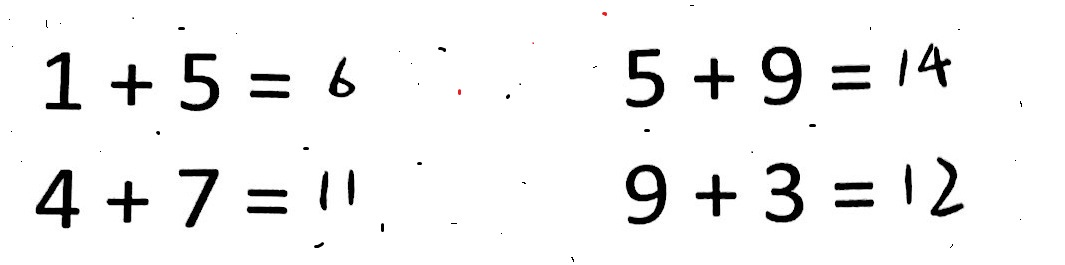
%> input picture 基于图像识别的口算作业批改系统/fenge_test.jpg, 1065 x 265 px
$ octave --eval "result = qingxiejiao_get(imread('fenge_test.jpg'));"   (GNU Octave 9; MATLAB toolbox functions it lacks are replaced by stand-ins)
%> lines starting %> are read from the running program, lines starting %| are printed output that depends on the picture; in (x1, y1, x2, y2) boxes, pixels count from 0 and x2, y2 are one past the last pixel; in counts of white or black regions, pixels touching at a corner belong together; the program's own positions count from 1
function qingxiejiao=qingxiejiao_get(I)
I1=rgb2gray(I);
I2=wiener2(I1,[5,5]);
I3=edge(I2,'canny');
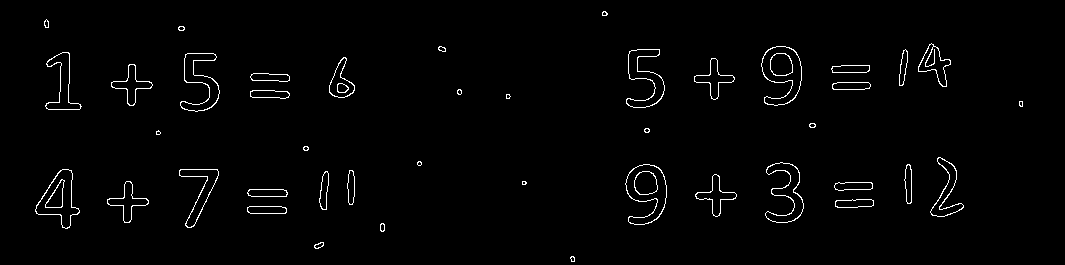
%> I3: size 265x1065 logical; 1.7% white in thin lines or dots, all inside (x1, y1, x2, y2) = (35, 11, 1023, 262)
%figure,imshow(I3);
theta=1:180;
[R,xp]=radon(I3,theta);
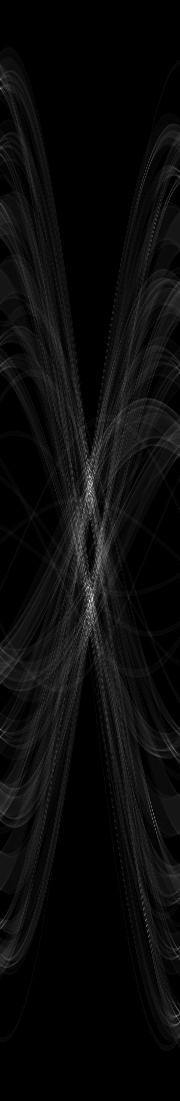
%> R: size 1101x180 double; min 0, max 95.12, mean 4.3; drawn with min black and max white
%> xp = 1101 values from -550 to 550
[r,c] = find(R>=max(max(R)));
%> r = 601; c = 90
J=c;
%> J = 90
qingxiejiao=90-c;
%> qingxiejiao = 0
end

$ run again, on 基于图像识别的口算作业批改系统/4614.jpg
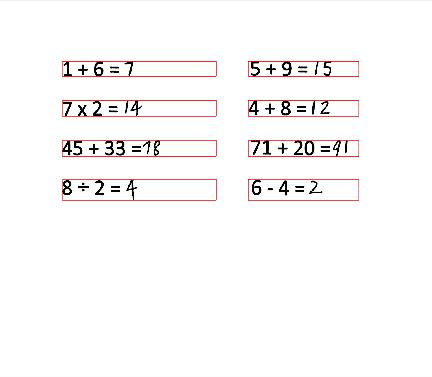
%> input picture 基于图像识别的口算作业批改系统/4614.jpg, 432 x 377 px
%> in qingxiejiao_get, `I3=edge(I2,'canny');`:
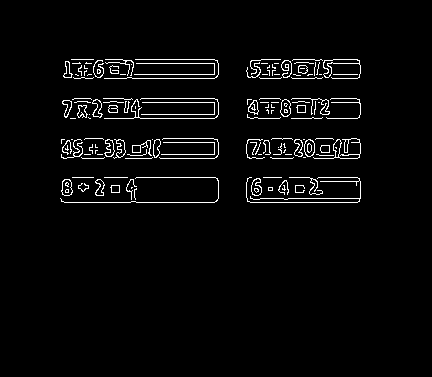
%> I3: size 377x432 logical; 3.2% white in thin lines or dots, all inside (x1, y1, x2, y2) = (60, 59, 361, 203)
%> in qingxiejiao_get, `[R,xp]=radon(I3,theta);`:
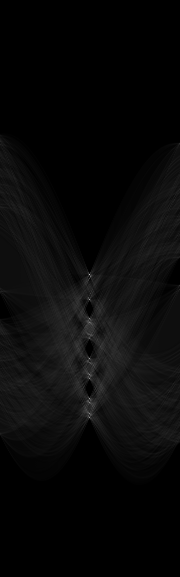
%> R: size 577x180 double; min 0, max 192.4, mean 9.1
%> xp = 577 values from -288 to 288
%> r = 275; c = 90
%> qingxiejiao = 0

$ run again, on 基于图像识别的口算作业批改系统/BP.jpg
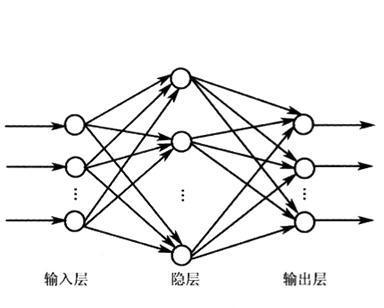
%> input picture 基于图像识别的口算作业批改系统/BP.jpg, 384 x 308 px
%> in qingxiejiao_get, `I3=edge(I2,'canny');`:
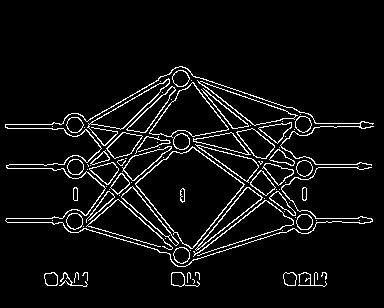
%> I3: size 308x384 logical; 6% white in thin lines or dots, all inside (x1, y1, x2, y2) = (5, 66, 374, 287)
%> in qingxiejiao_get, `[R,xp]=radon(I3,theta);`:
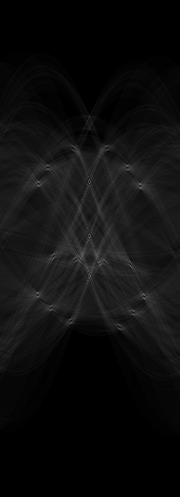
%> R: size 497x180 double; min 0, max 118.9, mean 14.2
%> xp = 497 values from -248 to 248
%> r = 294; c = 38
%> qingxiejiao = 52
